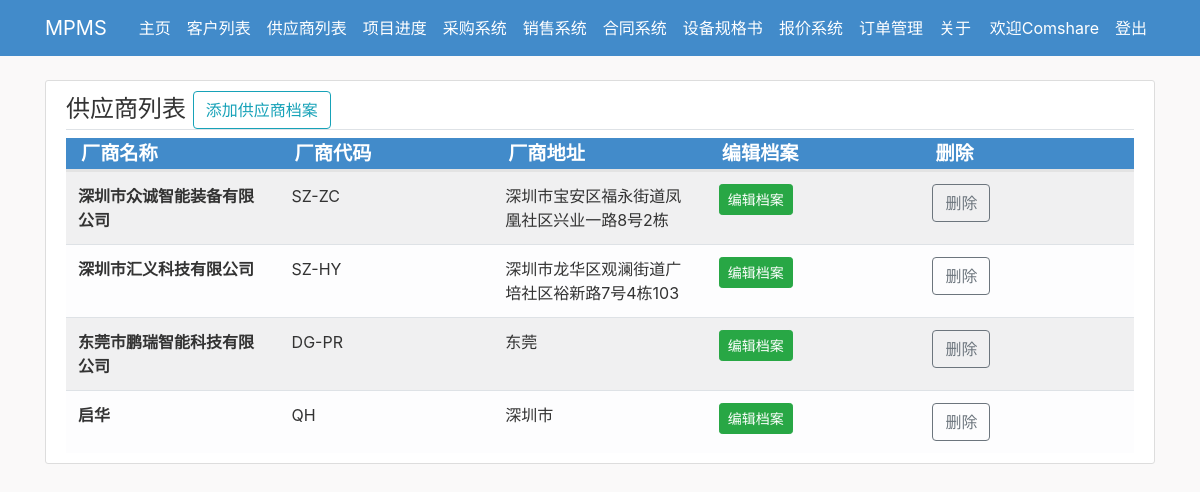
Page /vendor (signed in) on the committed database.
### MPMS_files/models.py (models this page shows, shortened)
class User(db.Model, UserMixin):
    id = db.Column(db.Integer, primary_key=True)
    username = db.Column(db.String(20), unique=True, nullable=False)
    email = db.Column(db.String(50), unique=True, nullable=False)
    account_image = db.Column(db.String(50), nullable=False, default="default.jpg")
    group = db.Column(db.String(50), nullable=False, default='CH')
    password = db.Column(db.String(100), nullable=False)
    posts = db.relationship('Post', backref="author", lazy=True)
    cases = db.relationship('Case', backref="author", lazy=True)
    vendor = db.relationship('VendorAuthor', backref='author', lazy=True)

class Vendor(db.Model):
    id = db.Column(db.Integer, primary_key=True)
    name = db.Column(db.String(20), nullable=False)
    vendor_code = db.Column(db.String(20), nullable=False)
    address = db.Column(db.String(60), nullable=False)
    cases = db.relationship('CaseDetail', backref='vendor', lazy=True)
    vendorauthor = db.relationship('VendorAuthor', backref='vendor', lazy=True)

### MPMS_files/routes.py (the view)
@app.route('/vendor')
@login_required
def vendor():
    page = request.args.get('page', 1, type=int)
    vendors = Vendor.query.paginate(per_page=10)
    return render_template('vendor.html', title='供应商列表', vendors=vendors)

### MPMS_files/models.py (called while the page is built)
@login_manager.user_loader
def lode_user(user_id):
    return User.query.get(user_id)

### MPMS_files/templates/vendor.html (shortened to what this page needs)
{% extends "general_layout.html" %}
{% block content %}
    <div class="content-section">
        <legend class="border-bottom mk-4">
            <span>供应商列表</span>
            <span class="mr-2">
            <a href="{{ url_for('create_vendor') }}" class="btn btn-outline-info">添加供应商档案</a>
        </span>
        </legend>
        <table class="table-light table-hover table-striped">
            <thead>
            <tr class="table-heading">
                <th class="col-sm-2" scope="col">厂商名称</th>
                <th class="col-sm-2" scope="col">厂商代码</th>
                <th class="col-sm-2" scope="col">厂商地址</th>
                <th class="col-sm-2" scope="col">编辑档案</th>
                <th class="col-sm-2" scope="col">删除</th>
            </tr>
            </thead>
            <tbody>
            {% for vendor in vendors.items %}
                <tr class="table">
                    <th scope="row">{{ vendor.name }}</th>
                    <td>{{ vendor.vendor_code }}</td>
                    <td>{{ vendor.address }}</td>
                    <td><a href="{{ url_for("update_vendor",vendor_id = vendor.id) }}" class="btn btn-success btn-sm">编辑档案</a>
                    </td>
                    <td>
                        <button type="button" class="btn btn-outline-secondary" data-bs-toggle="modal"
                                data-bs-target="#deletevendorModal{{ vendor.id }}">删除
                        </button>
                    </td>
                </tr>
            {% endfor %}
            </tbody>
        </table>
    </div>
{% endblock %}

### MPMS_files/templates/general_layout.html (shortened to what this page needs)
<!DOCTYPE html>
<html>
<head>
    <link rel="stylesheet" href="https://maxcdn.bootstrapcdn.com/bootstrap/4.0.0/css/bootstrap.min.css"
>
    <link rel="stylesheet" type="text/css" href="{{ url_for('static',filename='main.css') }}">
</head>
<body>
<header class="site-header">
    <nav class="navbar navbar-expand-md navbar-dark bg-steel fixed-top">
        <div class="container">
            <a class="navbar-brand mr-4" href="/">MPMS</a>
            <div class="collapse navbar-collapse" id="navbarToggle">
                <div class="navbar-nav mr-auto">
                    <a class="nav-item nav-link" href={{ url_for("index") }}>主页</a>
                    <a class="nav-item nav-link" href={{ url_for("guest") }}>客户列表</a>
                    <a class="nav-item nav-link" href={{ url_for("vendor") }}>供应商列表</a>
                    <a class="nav-item nav-link" href="#">项目进度</a>
                    <a class="nav-item nav-link" href="#">采购系统</a>
                    <a class="nav-item nav-link" href="#">销售系统</a>
                    <a class="nav-item nav-link" href="#">合同系统</a>
                    <a class="nav-item nav-link" href="#">设备规格书</a>
                    <a class="nav-item nav-link" href="#">报价系统</a>
                    <a class="nav-item nav-link" href="#">订单管理</a>
                    <a class="nav-item nav-link" href="#">关于</a>
                </div>
                <div class="navbar-nav">
                    {% if current_user.is_authenticated %}
                        <a class="nav-item nav-link" href= {{ url_for("account") }}>欢迎{{ current_user.group }}</a>
                        <a class="nav-item nav-link" href={{ url_for("logout") }}>登出</a>
                    {% else %}
                        <a class="nav-item nav-link" href={{ url_for('login') }}>登录</a>
                        <a class="nav-item nav-link" href={{ url_for('register') }}>注册</a>
                    {% endif %}
                </div>
            </div>
        </div>
    </nav>
</header>
<main role="main" class="container">
    <div class="row">
        <div class="col-md-12">
            {% block content %}{% endblock %}
        </div>
    </div>
</main>
</body>
</html>

### MPMS_files/static/main.css (style rules this page uses)
body { background: #faf9f9; color: #333333; margin-top: 5rem; }
.bg-steel { background-color: #428bca; }
.site-header .navbar-nav .nav-link { color: #ffffff; }
.content-section { background: #ffffff; padding: 10px 20px; border: 1px solid #dddddd; border-radius: 3px; margin-bottom: 20px; }
.table-heading { font-size: 1.2rem; color: #ffffff; border-bottom: 3px solid #e3e3e3; background: #428bca; }

### rows in the picture
User: group "Comshare"
Vendor: name "深圳市众诚智能装备有限公司", vendor_code "SZ-ZC", address "深圳市宝安区福永街道凤凰社区兴业一路8号2栋"
Vendor: name "深圳市汇义科技有限公司", vendor_code "SZ-HY", address "深圳市龙华区观澜街道广培社区裕新路7号4栋103"
Vendor: name "东莞市鹏瑞智能科技有限公司", vendor_code "DG-PR", address "东莞"
Vendor: name "启华", vendor_code "QH", address "深圳市"
